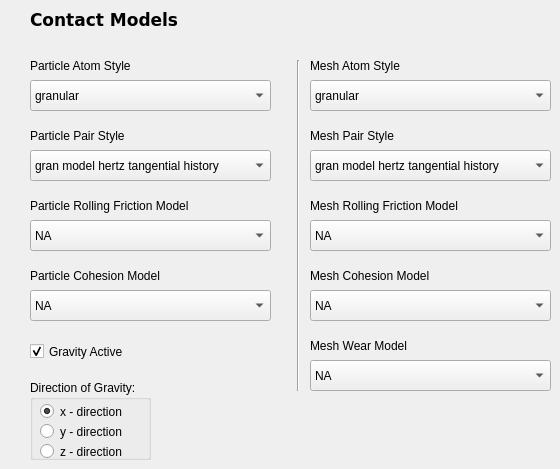
      <widget class="QWidget" name="page_3">
       <widget class="QLabel" name="label_12">
        <property name="geometry">
         <rect>
          <x>30</x>
          <y>120</y>
          <width>111</width>
          <height>31</height>
         </rect>
        </property>
        <property name="text">
         <string>Particle Pair Style</string>
        </property>
       </widget>
       <widget class="QLabel" name="label_14">
        <property name="geometry">
         <rect>
          <x>30</x>
          <y>190</y>
          <width>181</width>
          <height>31</height>
         </rect>
        </property>
        <property name="text">
         <string>Particle Rolling Friction Model</string>
        </property>
       </widget>
       <widget class="QComboBox" name="cbox_ptcl_cohesionmodel">
        <property name="geometry">
         <rect>
          <x>30</x>
          <y>290</y>
          <width>241</width>
          <height>31</height>
         </rect>
        </property>
        <item>
         <property name="text">
          <string>NA</string>
         </property>
        </item>
        <item>
         <property name="text">
          <string>sjkr</string>
         </property>
        </item>
        <item>
         <property name="text">
          <string>sjkr2</string>
         </property>
        </item>
        <item>
         <property name="text">
          <string>easo/capillary/viscous</string>
         </property>
        </item>
        <item>
         <property name="text">
          <string>washino/capillary/viscous</string>
         </property>
        </item>
       </widget>
       <widget class="QLabel" name="label_13">
        <property name="geometry">
         <rect>
          <x>30</x>
          <y>50</y>
          <width>121</width>
          <height>31</height>
         </rect>
        </property>
        <property name="text">
         <string>Particle Atom Style</string>
        </property>
       </widget>
       <widget class="QLabel" name="label_15">
        <property name="geometry">
         <rect>
          <x>30</x>
          <y>260</y>
          <width>161</width>
          <height>31</height>
         </rect>
        </property>
        <property name="text">
         <string>Particle Cohesion Model</string>
        </property>
       </widget>
       <widget class="QComboBox" name="cbox_ptcl_pairstyle">
        <property name="geometry">
         <rect>
          <x>30</x>
          <y>150</y>
          <width>241</width>
          <height>31</height>
         </rect>
        </property>
        <item>
         <property name="text">
          <string>gran model hertz tangential history</string>
         </property>
        </item>
        <item>
         <property name="text">
          <string>gran model hertz tangential</string>
         </property>
        </item>
       </widget>
       <widget class="QComboBox" name="cbox_ptcl_rollingfrictionmodel">
        <property name="geometry">
         <rect>
          <x>30</x>
          <y>220</y>
          <width>241</width>
          <height>31</height>
         </rect>
        </property>
        <item>
         <property name="text">
          <string>NA</string>
         </property>
        </item>
        <item>
         <property name="text">
          <string>cdt</string>
         </property>
        </item>
        <item>
         <property name="text">
          <string>epsd</string>
         </property>
        </item>
        <item>
         <property name="text">
          <string>epsd2</string>
         </property>
        </item>
       </widget>
       <widget class="QComboBox" name="cbox_ptcl_atomstyle">
        <property name="geometry">
         <rect>
          <x>30</x>
          <y>80</y>
          <width>241</width>
          <height>31</height>
         </rect>
        </property>
        <item>
         <property name="text">
          <string>granular</string>
         </property>
        </item>
       </widget>
       <widget class="QLabel" name="label_19">
        <property name="geometry">
         <rect>
          <x>30</x>
          <y>10</y>
          <width>161</width>
          <height>17</height>
         </rect>
        </property>
        <property name="font">
         <font>
          <family>DejaVu Sans</family>
          <pointsize>13</pointsize>
          <weight>75</weight>
          <bold>true</bold>
         </font>
        </property>
        <property name="text">
         <string>Contact Models</string>
        </property>
        <property name="textFormat">
         <enum>Qt::RichText</enum>
        </property>
       </widget>
       <widget class="QCheckBox" name="chk_gravityactive">
        <property name="geometry">
         <rect>
          <x>30</x>
          <y>340</y>
          <width>111</width>
          <height>23</height>
         </rect>
        </property>
        <property name="text">
         <string>Gravity Active</string>
        </property>
        <property name="checked">
         <bool>true</bool>
        </property>
       </widget>
       <widget class="QComboBox" name="cbox_mesh_pairstyle">
        <property name="geometry">
         <rect>
          <x>310</x>
          <y>150</y>
          <width>241</width>
          <height>31</height>
         </rect>
        </property>
        <item>
         <property name="text">
          <string>gran model hertz tangential history</string>
         </property>
        </item>
        <item>
         <property name="text">
          <string>gran model hertz tangential</string>
         </property>
        </item>
       </widget>
       <widget class="QComboBox" name="cbox_mesh_rollingfrictionmodel">
        <property name="geometry">
         <rect>
          <x>310</x>
          <y>220</y>
          <width>241</width>
          <height>31</height>
         </rect>
        </property>
        <item>
         <property name="text">
          <string>NA</string>
         </property>
        </item>
        <item>
         <property name="text">
          <string>cdt</string>
         </property>
        </item>
        <item>
         <property name="text">
          <string>epsd</string>
         </property>
        </item>
        <item>
         <property name="text">
          <string>epsd2</string>
         </property>
        </item>
       </widget>
       <widget class="QLabel" name="label_79">
        <property name="geometry">
         <rect>
          <x>310</x>
          <y>330</y>
          <width>161</width>
          <height>31</height>
         </rect>
        </property>
        <property name="text">
         <string>Mesh Wear Model</string>
        </property>
       </widget>
       <widget class="QComboBox" name="cbox_mesh_atomstyle">
        <property name="geometry">
         <rect>
          <x>310</x>
          <y>80</y>
          <width>241</width>
          <height>31</height>
         </rect>
        </property>
        <item>
         <property name="text">
          <string>granular</string>
         </property>
        </item>
       </widget>
       <widget class="QLabel" name="label_80">
        <property name="geometry">
         <rect>
          <x>310</x>
          <y>120</y>
          <width>101</width>
          <height>31</height>
         </rect>
        </property>
        <property name="text">
         <string>Mesh Pair Style</string>
        </property>
       </widget>
       <widget class="QComboBox" name="cbox_mesh_wearmodel">
        <property name="geometry">
         <rect>
          <x>310</x>
          <y>360</y>
          <width>241</width>
          <height>31</height>
         </rect>
        </property>
        <item>
         <property name="text">
          <string>NA</string>
         </property>
        </item>
        <item>
         <property name="text">
          <string>finnie</string>
         </property>
        </item>
       </widget>
       <widget class="QLabel" name="label_81">
        <property name="geometry">
         <rect>
          <x>310</x>
          <y>190</y>
          <width>181</width>
          <height>31</height>
         </rect>
        </property>
        <property name="text">
         <string>Mesh Rolling Friction Model</string>
        </property>
       </widget>
       <widget class="QLabel" name="label_82">
        <property name="geometry">
         <rect>
          <x>310</x>
          <y>260</y>
          <width>161</width>
          <height>31</height>
         </rect>
        </property>
        <property name="text">
         <string>Mesh Cohesion Model</string>
        </property>
       </widget>
       <widget class="QComboBox" name="cbox_mesh_cohesionmodel">
        <property name="geometry">
         <rect>
          <x>310</x>
          <y>290</y>
          <width>241</width>
          <height>31</height>
         </rect>
        </property>
        <item>
         <property name="text">
          <string>NA</string>
         </property>
        </item>
        <item>
         <property name="text">
          <string>sjkr</string>
         </property>
        </item>
        <item>
         <property name="text">
          <string>sjkr2</string>
         </property>
        </item>
        <item>
         <property name="text">
          <string>easo/capillary/viscous</string>
         </property>
        </item>
        <item>
         <property name="text">
          <string>washino/capillary/viscous</string>
         </property>
        </item>
       </widget>
       <widget class="QLabel" name="label_83">
        <property name="geometry">
         <rect>
          <x>310</x>
          <y>50</y>
          <width>111</width>
          <height>31</height>
         </rect>
        </property>
        <property name="text">
         <string>Mesh Atom Style</string>
        </property>
       </widget>
       <widget class="QGroupBox" name="groupBox_2">
        <property name="geometry">
         <rect>
          <x>30</x>
          <y>380</y>
          <width>121</width>
          <height>80</height>
         </rect>
        </property>
        <property name="title">
         <string>Direction of Gravity:</string>
        </property>
        <widget class="QRadioButton" name="rad_gravity_z">
         <property name="geometry">
          <rect>
           <x>10</x>
           <y>60</y>
           <width>96</width>
           <height>23</height>
          </rect>
         </property>
         <property name="text">
          <string>z - direction</string>
         </property>
        </widget>
        <widget class="QRadioButton" name="rad_gravity_y">
         <property name="geometry">
          <rect>
           <x>10</x>
           <y>40</y>
           <width>96</width>
           <height>23</height>
          </rect>
         </property>
         <property name="text">
          <string>y - direction</string>
         </property>
        </widget>
        <widget class="QRadioButton" name="rad_gravity_x">
         <property name="geometry">
          <rect>
           <x>10</x>
           <y>20</y>
           <width>96</width>
           <height>23</height>
          </rect>
         </property>
         <property name="text">
          <string>x - direction</string>
         </property>
         <property name="checked">
          <bool>true</bool>
         </property>
        </widget>
       </widget>
       <widget class="Line" name="line_14">
        <property name="geometry">
         <rect>
          <x>290</x>
          <y>60</y>
          <width>16</width>
          <height>331</height>
         </rect>
        </property>
        <property name="orientation">
         <enum>Qt::Vertical</enum>
        </property>
       </widget>
      </widget>
